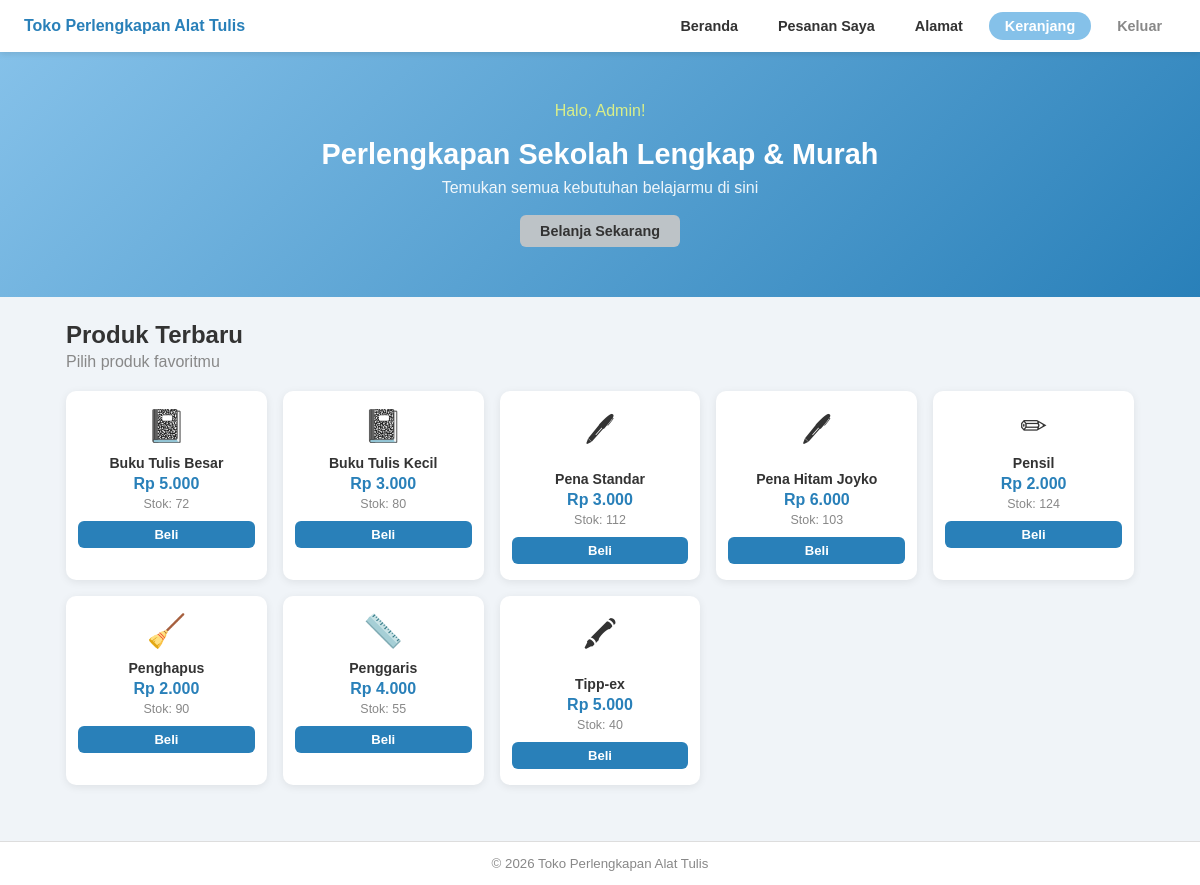
Screenshot of /user/beranda.php (signed in) with the database file from the repository.
### tables this page shows
CREATE TABLE IF NOT EXISTS produk (
    id INT AUTO_INCREMENT PRIMARY KEY,
    nama_produk VARCHAR(150) NOT NULL,
    harga INT NOT NULL,
    stok INT DEFAULT 0,
    gambar VARCHAR(255) DEFAULT NULL
);

### user/beranda.php (the view, shortened to what this page needs)
<?php
require_once '../koneksi.php';
$produk        = $conn->query("SELECT * FROM produk ORDER BY id ASC")->fetch_all(MYSQLI_ASSOC);
function ikon($nama) {
    $n = strtolower($nama);
    if (strpos($n,'buku') !== false)      return '&#128211;';
    if (strpos($n,'pena') !== false)      return '&#128394;';
    if (strpos($n,'pensil') !== false)    return '&#9999;';
    if (strpos($n,'penghapus') !== false) return '&#129529;';
    if (strpos($n,'penggaris') !== false) return '&#128207;';
    if (strpos($n,'tipp') !== false)      return '&#128397;';
    return '&#128230;';
}
?>
<!DOCTYPE html>
<html lang="id">
<head>
<link rel="stylesheet" href="../css/style.css">
</head>
<body>
<nav class="navbar">
    <span class="brand">Toko Perlengkapan Alat Tulis</span>
    <div class="navbar-links">
        <a href="beranda.php">Beranda</a>
        <a href="pesanan_saya.php">Pesanan Saya</a>
        <a href="alamat.php">Alamat</a>
        <a href="keranjang.php" class="btn-keranjang">
            Keranjang
        </a>
        <a href="logout.php" style="color:#888;">Keluar</a>
    </div>
</nav>
<div class="hero">
    <p class="halo">
        Halo, <?= htmlspecialchars($_SESSION['nama']) ?>!</p>
    <h1>Perlengkapan Sekolah Lengkap &amp; Murah</h1>
    <p>Temukan semua kebutuhan belajarmu di sini</p>
    <a href="#produk" class="btn btn-abu">Belanja Sekarang</a>
</div>
<div class="wrap" id="produk">
    <h2 style="margin-bottom:4px;">Produk Terbaru</h2>
    <p style="color:#888;margin-bottom:0;">Pilih produk favoritmu</p>
    <div class="grid">
    <?php foreach ($produk as $p): ?>
        <div class="kartu-produk">
            <?php if ($p['gambar'] && file_exists("../uploads/".$p['gambar'])): ?>
                <img src="../uploads/<?= $p['gambar'] ?>" alt="">
            <?php else: ?>
                <div class="ikon"><?= ikon($p['nama_produk']) ?></div>
            <?php endif; ?>
            <div class="nama"><?= htmlspecialchars($p['nama_produk']) ?></div>
            <div class="harga">Rp <?= number_format($p['harga'],0,',','.') ?></div>
            <div class="stok">Stok: <?= $p['stok'] ?></div>
            <?php if ($p['stok'] > 0): ?>
            <form method="POST">
                <button type="submit" class="btn btn-biru btn-blok" style="font-size:0.82rem;padding:6px;">Beli</button>
            </form>
            <?php else: ?>
            <button class="btn btn-abu btn-blok" style="font-size:0.82rem;padding:6px;" disabled>Habis</button>
            <?php endif; ?>
        </div>
    <?php endforeach; ?>
    </div>
</div>
<div class="footer">&copy; <?= date('Y') ?> Toko Perlengkapan Alat Tulis</div>
</body>
</html>

### css/style.css (style rules this page uses)
* { margin: 0; padding: 0; box-sizing: border-box; }
body { font-family: Arial, sans-serif; background: #f0f4f8; color: #333; }
a { text-decoration: none; color: #2980b9; }
.navbar { background: #fff; padding: 12px 24px; display: flex; align-items: center; justify-content: space-between; box-shadow: 0 2px 6px rgba(0,0,0,0.1); position: sticky; top: 0; z-index: 99; }
.navbar .brand { font-size: 1rem; font-weight: bold; color: #2980b9; }
.navbar-links { display: flex; gap: 12px; align-items: center; }
.navbar-links a { padding: 6px 14px; border-radius: 20px; font-size: 0.9rem; font-weight: bold; color: #333; }
.navbar-links .btn-keranjang { background: #85c1e9; color: #fff; border-radius: 20px; padding: 6px 16px; }
.btn { display: inline-block; padding: 8px 20px; border-radius: 6px; border: none; font-size: 0.9rem; font-weight: bold; cursor: pointer; font-family: Arial, sans-serif; }
.btn-biru { background: #2980b9; color: #fff; }
.btn-abu { background: #bdc3c7; color: #333; }
.btn-blok { display: block; width: 100%; text-align: center; }
.hero { background: linear-gradient(135deg, #85c1e9, #2980b9); color: #fff; padding: 50px 24px; text-align: center; }
.hero h1 { font-size: 1.8rem; margin-bottom: 8px; }
.hero p { margin-bottom: 18px; opacity: 0.9; }
.halo { color: #e7f781; }
.grid { display: grid; grid-template-columns: repeat(auto-fill, minmax(170px, 1fr)); gap: 16px; margin-top: 20px; }
.kartu-produk { background: #fff; border-radius: 10px; box-shadow: 0 2px 8px rgba(0,0,0,0.08); padding: 16px 12px; text-align: center; }
.kartu-produk .ikon { font-size: 2rem; margin-bottom: 10px; }
.kartu-produk .nama { font-weight: bold; font-size: 0.88rem; margin-bottom: 4px; }
.kartu-produk .harga { color: #2980b9; font-weight: bold; margin-bottom: 4px; }
.kartu-produk .stok { font-size: 0.78rem; color: #888; margin-bottom: 10px; }
.wrap { max-width: 1100px; margin: 0 auto; padding: 24px 16px; }
.footer { text-align: center; padding: 14px; color: #888; font-size: 0.83rem; background: #fff; border-top: 1px solid #ddd; margin-top: 32px; }

### rows the page displays
produk: nama_produk "📓", nama_produk "Buku Tulis Besar", harga "5.000", stok "72"
produk: nama_produk "📓", nama_produk "Buku Tulis Kecil", harga "3.000", stok "80"
produk: nama_produk "🖊", nama_produk "Pena Standar", harga "3.000", stok "112"
produk: nama_produk "🖊", nama_produk "Pena Hitam Joyko", harga "6.000", stok "103"
produk: nama_produk "✏", nama_produk "Pensil", harga "2.000", stok "124"
produk: nama_produk "🧹", nama_produk "Penghapus", harga "2.000", stok "90"
produk: nama_produk "📏", nama_produk "Penggaris", harga "4.000", stok "55"
produk: nama_produk "🖍", nama_produk "Tipp-ex", harga "5.000", stok "40"

### other values shown
$_SESSION['nama'] "Admin"
